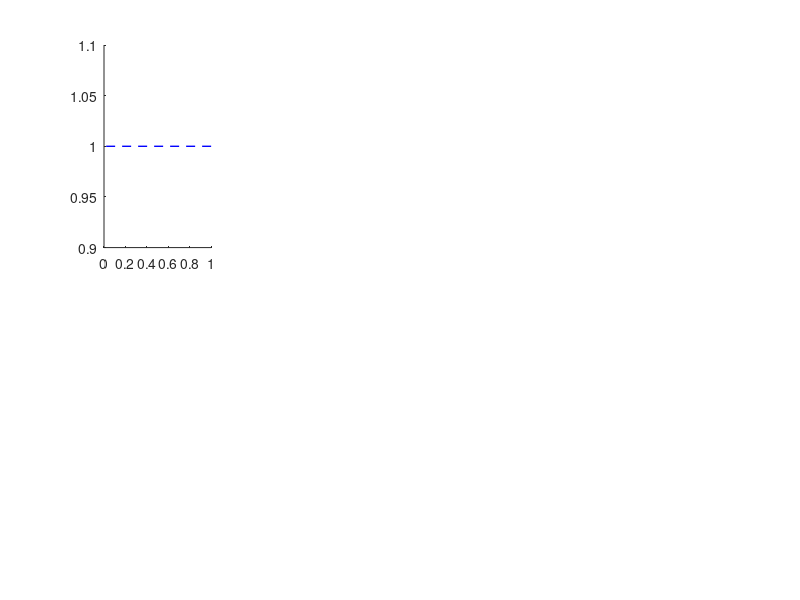

Here is the MATLAB script that generated this plot: (Note: this script raises an error after producing the figure.)
function SummaryInts
%The script extracts the interesting features from the interval variables

loc = 'C:\Users\Tim\Desktop\DirUndir XCorr Sets\Alignment Sets\Intervals\';
cd(loc)
files = dir('*ints.mat');
numFiles = length(files);

maxLen = 0;
pntr = 0;
b1u = [];
b2u = [];
b3u = [];
b4u = [];
b1d = [];
b2d = [];
b3d = [];
b4d = [];
Allb1u = [];
Allb2u = [];
Allb3u = [];
Allb4u = [];
Allb1d = [];
Allb2d = [];
Allb3d = [];
Allb4d = [];
for i = 1:numFiles
    %Load the structure from the file
    load(files(i).name,'intervals','IntMat','breaks')
    
    %Sort the data by bird
    if i == 1 || i == 2 || i == 3
        b1u = [b1u; intervals.un_m];
        b1d = [b1d; intervals.dir_m];
        Allb1u = [Allb1u; IntMat(1:breaks-1,:)];
        Allb1d = [Allb1d; IntMat(breaks:end,:)];
    elseif i == 4 || i == 5
        b2u = [b2u; intervals.un_m];
        b2d = [b2d; intervals.dir_m];
        Allb2u = [Allb2u; IntMat(1:breaks-1,:)];
        Allb2d = [Allb2d; IntMat(breaks:end,:)];
    elseif i == 6 || i == 7 || i == 8
        b3u = [b3u; intervals.un_m];
        b3d = [b3d; intervals.dir_m];
        Allb3u = [Allb3u; IntMat(1:breaks-1,:)];
        Allb3d = [Allb3d; IntMat(breaks:end,:)];
    elseif i == 9 || i == 10
        b4u = [b4u; intervals.un_m];
        b4d = [b4d; intervals.dir_m];
        Allb4u = [Allb4u; IntMat(1:breaks-1,:)];
        Allb4d = [Allb4d; IntMat(breaks:end,:)];
    end
end

%Global Stretch all motifs to the un or dir man length
motifLen = sum(Allb1u,2);
Allb1u = Allb1u.*((motifLen/mean(motifLen))*ones(1,size(Allb1u,2)));
motifLen = sum(Allb1d,2);
Allb1d = Allb1d.*((motifLen/mean(motifLen))*ones(1,size(Allb1d,2)));

motifLen = sum(Allb2u,2);
Allb2u = Allb2u.*((motifLen/mean(motifLen))*ones(1,size(Allb2u,2)));
motifLen = sum(Allb2d,2);
Allb2d = Allb2d.*((motifLen/mean(motifLen))*ones(1,size(Allb2d,2)));

motifLen = sum(Allb3u,2);
Allb3u = Allb3u.*((motifLen/mean(motifLen))*ones(1,size(Allb3u,2)));
motifLen = sum(Allb3d,2);
Allb3d = Allb3d.*((motifLen/mean(motifLen))*ones(1,size(Allb3d,2)));

motifLen = sum(Allb4u,2);
Allb4u = Allb4u.*((motifLen/mean(motifLen))*ones(1,size(Allb4u,2)));
motifLen = sum(Allb4d,2);
Allb4d = Allb4d.*((motifLen/mean(motifLen))*ones(1,size(Allb4d,2)));

% b1delta = mean(b1d,1)./mean(b1u,1);
% b2delta = mean(b2d,1)./mean(b2u,1);
% b3delta = mean(b3d,1)./mean(b3u,1);
% b4delta = mean(b4d,1)./mean(b4u,1);
% 
% b1ds = std(b1d,0,1)./mean(b1u,1);
% b2ds = std(b2d,0,1)./mean(b2u,1);
% b3ds = std(b3d,0,1)./mean(b3u,1);
% b4ds = std(b4d,0,1)./mean(b4u,1);
% 
% b1us = std(b1u,0,1)./mean(b1u,1);
% b2us = std(b2u,0,1)./mean(b2u,1);
% b3us = std(b3u,0,1)./mean(b3u,1);
% b4us = std(b4u,0,1)./mean(b4u,1);

b1delta = mean(Allb1d,1)./mean(Allb1u,1);
b2delta = mean(Allb2d,1)./mean(Allb2u,1);
b3delta = mean(Allb3d,1)./mean(Allb3u,1);
b4delta = mean(Allb4d,1)./mean(Allb4u,1);

b1ds = std(Allb1d,0,1)./mean(Allb1u,1);
b2ds = std(Allb2d,0,1)./mean(Allb2u,1);
b3ds = std(Allb3d,0,1)./mean(Allb3u,1);
b4ds = std(Allb4d,0,1)./mean(Allb4u,1);

b1us = std(Allb1u,0,1)./mean(Allb1u,1);
b2us = std(Allb2u,0,1)./mean(Allb2u,1);
b3us = std(Allb3u,0,1)./mean(Allb3u,1);
b4us = std(Allb4u,0,1)./mean(Allb4u,1);

b1dcv = std(Allb1d,0,1)./mean(Allb1d,1);
b2dcv = std(Allb2d,0,1)./mean(Allb2d,1);
b3dcv = std(Allb3d,0,1)./mean(Allb3d,1);
b4dcv = std(Allb4d,0,1)./mean(Allb4d,1);

b1ucv = std(Allb1u,0,1)./mean(Allb1u,1);
b2ucv = std(Allb2u,0,1)./mean(Allb2u,1);
b3ucv = std(Allb3u,0,1)./mean(Allb3u,1);
b4ucv = std(Allb4u,0,1)./mean(Allb4u,1);

% Syl_delta = mean([b1delta(1:2:end),b2delta(1:2:end),b3delta(1:2:end),b4delta(1:2:end)]);
% Gap_delta = mean([b1delta(2:2:end),b2delta(2:2:end),b3delta(2:2:end),b4delta(2:2:end)]);
% Syl_s = std([b1delta(1:2:end),b2delta(1:2:end),b3delta(1:2:end),b4delta(1:2:end)]);
% Gap_s = std([b1delta(2:2:end),b2delta(2:2:end),b3delta(2:2:end),b4delta(2:2:end)]);

Syl_ucv = [b1ucv(1:2:end),b2ucv(1:2:end),b3ucv(1:2:end),b4ucv(1:2:end)];
Gap_ucv = [b1ucv(2:2:end),b2ucv(2:2:end),b3ucv(2:2:end),b4ucv(2:2:end)];
Syl_dcv = [b1dcv(1:2:end),b2dcv(1:2:end),b3dcv(1:2:end),b4dcv(1:2:end)];
Gap_dcv = [b1dcv(2:2:end),b2dcv(2:2:end),b3dcv(2:2:end),b4dcv(2:2:end)];

Syl_perCV = (Syl_dcv./Syl_ucv)-1;
Gap_perCV = (Gap_dcv./Gap_ucv)-1;

temp = [];
nums = 1:.5:5;
for i = 1:2:10
    temp = [temp; char(num2str(nums(i)))];
    temp = [temp; char('G')];
end

%Plot the output
figure
subplot(2,4,1)
hold on
line([1,length(b1delta)],[1,1],'Color','b','LineStyle','--','LineWidth',1)
bar(1:length(b1delta),b1delta,'BarWidth',0.2,'FaceColor',[1 0 0])
errorbar(1:length(b1delta),ones(length(b1delta),1),b1us,'.k')
errorbar(1:length(b1delta),b1delta,b1ds,'.k')
set(gca,'XTick',1:length(b1delta),'XTickLabel',temp(1:length(b1delta)))
set(gca,'TickDir','out','Box','off')
ylabel('Norm Duration')
xlim([0,length(b1delta)+1])
ylim([0.85,1.1])

subplot(2,4,2)
hold on
line([1,length(b2delta)],[1,1],'Color','b','LineStyle','--','LineWidth',1)
bar(1:length(b2delta),b2delta,'BarWidth',0.2,'FaceColor',[1 0 0])
errorbar(1:length(b2delta),ones(length(b2delta),1),b2us,'.k')
errorbar(1:length(b2delta),b2delta,b2ds,'.k')
set(gca,'XTick',1:length(b2delta),'XTickLabel',temp(1:length(b2delta)))
set(gca,'TickDir','out','Box','off')
%ylabel('Norm Duration')
%xlabel('Syllable/Gap')
xlim([0,length(b2delta)+1])
ylim([0.85,1.1])

subplot(2,4,3)
hold on
line([1,length(b3delta)],[1,1],'Color','b','LineStyle','--','LineWidth',1)
bar(1:length(b3delta),b3delta,'BarWidth',0.2,'FaceColor',[1 0 0])
errorbar(1:length(b3delta),ones(length(b3delta),1),b3us,'.k')
errorbar(1:length(b3delta),b3delta,b3ds,'.k')
set(gca,'XTick',1:length(b3delta),'XTickLabel',temp(1:length(b3delta)))
set(gca,'TickDir','out','Box','off')
xlim([0,length(b3delta)+1])
ylim([0.85,1.1])

subplot(2,4,4)
hold on
line([1,length(b4delta)],[1,1],'Color','b','LineStyle','--','LineWidth',1)
bar(1:length(b4delta),b4delta,'BarWidth',0.2,'FaceColor',[1 0 0])
errorbar(1:length(b4delta),ones(length(b4delta),1),b4us,'.k')
errorbar(1:length(b4delta),b4delta,b4ds,'.k')
set(gca,'XTick',1:length(b4delta),'XTickLabel',temp(1:length(b4delta)))
set(gca,'TickDir','out','Box','off')
xlim([0,length(b1delta)+1])
ylim([0.85,1.1])

ylims = [-.5,0.5];
subplot(2,4,5)
hold on
line([1,length(b1ucv)],[0,0],'Color','b','LineStyle','--','LineWidth',1)
bar(1:length(b1ucv),(b1dcv./b1ucv)-1,'BarWidth',0.2,'FaceColor',[1 0 0])
set(gca,'XTick',1:length(b1delta),'XTickLabel',temp(1:length(b1delta)))
set(gca,'TickDir','out','Box','off')
ylabel('% change in CV from UNDIR')
xlim([0,length(b1ucv)+1])
ylim(ylims)

subplot(2,4,6)
hold on
line([1,length(b2ucv)],[0,0],'Color','b','LineStyle','--','LineWidth',1)
bar(1:length(b2ucv),(b2dcv./b2ucv)-1,'BarWidth',0.2,'FaceColor',[1 0 0])
set(gca,'XTick',1:length(b2delta),'XTickLabel',temp(1:length(b2delta)))
set(gca,'TickDir','out','Box','off')
xlim([0,length(b2ucv)+1])
ylim(ylims)

subplot(2,4,7)
hold on
line([1,length(b3ucv)],[0,0],'Color','b','LineStyle','--','LineWidth',1)
bar(1:length(b3ucv),(b3dcv./b3ucv)-1,'BarWidth',0.2,'FaceColor',[1 0 0])
set(gca,'XTick',1:length(b3delta),'XTickLabel',temp(1:length(b3delta)))
set(gca,'TickDir','out','Box','off')
xlim([0,length(b3ucv)+1])
ylim(ylims)

subplot(2,4,8)
hold on
line([1,length(b4ucv)],[0,0],'Color','b','LineStyle','--','LineWidth',1)
bar(1:length(b4ucv),(b4dcv./b4ucv)-1,'BarWidth',0.2,'FaceColor',[1 0 0])
set(gca,'XTick',1:length(b4delta),'XTickLabel',temp(1:length(b4delta)))
set(gca,'TickDir','out','Box','off')
xlim([0,length(b4ucv)+1])
ylim(ylims)

figure
subplot(1,2,2)
hold on
line([1,3],[0,0],'Color','b','LineStyle','--','LineWidth',1)
scatter(ones(length(Syl_perCV),1)+.1*randn(length(Syl_perCV),1),Syl_perCV,'or')
scatter(3*ones(length(Gap_perCV),1)+.1*randn(length(Gap_perCV),1),Gap_perCV,'or')
%bar([1,3],[Syl_delta,Gap_delta],'BarWidth',0.2,'FaceColor',[1 0 0])
errorbar([1,3],[mean(Syl_perCV),mean(Gap_perCV)],[std(Syl_perCV),std(Gap_perCV)],'sk')
set(gca,'XTick',[1,3],'XTickLabel',{char('Syllables'),char('Gaps')})
set(gca,'YTick',[-0.5,0,0.5],'YTickLabel',{char('-0.5'),char('0'),char('0.5')})
set(gca,'TickDir','out','Box','off')
xlim([0,4])
ylim(ylims)
ylabel('Norm CV')

subplot(1,2,1)
hold on
scatter(Syl_dcv,Syl_ucv,'xb')
scatter(Gap_dcv,Gap_ucv,'sb')
line([0,.3],[0,.3],'Color','k','LineStyle','--','LineWidth',1)
set(gca,'XTick',[0,0.3],'XTickLabel',{char('0'),char('0.3')})
set(gca,'YTick',[0,0.3],'YTickLabel',{char('0'),char('0.3')})
set(gca,'TickDir','out','Box','off')
xlim([0,.3])
ylim([0,.3])
legend({'Syllables';'Gaps'})
xlabel('Directed CV')
ylabel('Undirected CV')








